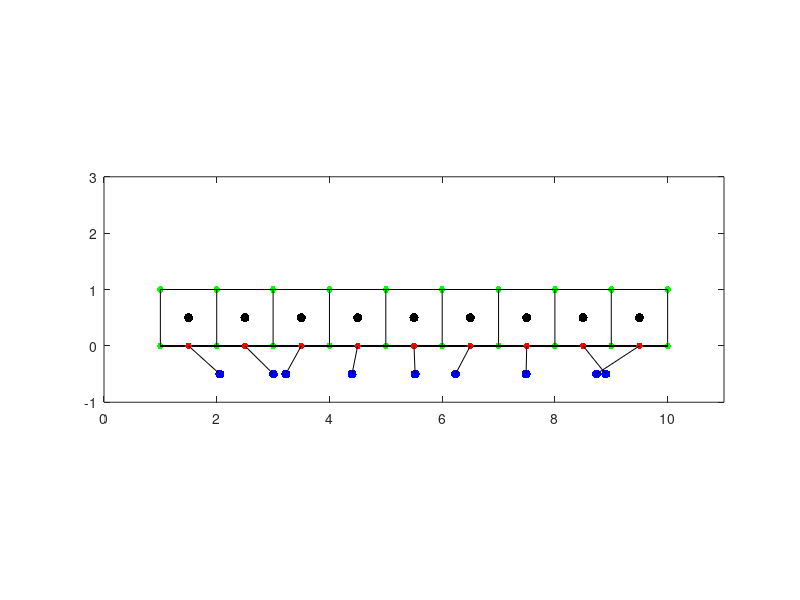

This figure's MATLAB source: (Note: this script raises an error after producing the figure.)
%% plot squares
attachment=[];
v=[1:10]
center=[1.5:9.5]
figure(1)
attachment=center+randn(1,length(center))*0.5;
%lower
plot(v, zeros(length(v)), 'g.', 'MarkerSize',15)
hold on
plot(v, zeros(length(v)), 'k-')
%upper
plot(v, ones(length(v)), 'g.', 'MarkerSize',15)
hold on
plot(v, ones(length(v)), 'k-')
%center
plot(center, zeros(length(center)), 'r.', 'MarkerSize',15)
plot(center, 0.5*ones(length(center)), 'k.', 'MarkerSize',20)
%attachment
plot(attachment, -0.5*ones(length(center)), 'b.', 'MarkerSize',20)
%sides
for ii=1:length(v)
    plot([v(ii), v(ii)], [0, 1],'k-')
    
end
%attachement connection
for ii=1:length(center)
    plot([center(ii), attachment(ii)], [0, -0.5],'k-')
    
end
xlim([0, 11])
ylim([-1,3])
axis equal
%% real data
[points,cells] = PlasticGrowthH_newHamiltonian;
%
% paramets when to begin plot, how many points in time to plot and what
% size the centre of colony is
    Init        = 2; %begin
    NTimes      = length(points);%how many
    WindowSize  = 50;
    lmax        = 1;
    StepSize    = 2; % Step between time points. 1 is minimum.
    cmp = jet(NTimes);
    close all;
    m = zeros(1,NTimes); % mean of cell sizes
    s = zeros(1,NTimes); % std of cell sizes
for t = Init : StepSize: NTimes
    v=points(t).q;
    attachment=points(t).R;
    center=zeros(1,length(attachment));
    center(1:end)=(v(1:end-1)+v(2:end))/2;
    ID=points(t).ID; %ID=1 -> ecad, ID=2 -> ncad
  gcf= figure(1)
%lower
plot(v, zeros(length(v)), 'g.', 'MarkerSize',15)
hold on
plot(v, zeros(length(v)), 'k-')
%upper
plot(v, ones(length(v)), 'g.', 'MarkerSize',15)
hold on
plot(v, ones(length(v)), 'k-')
%center
plot(center, zeros(length(center)), 'k.', 'MarkerSize',15)
plot(center(ID==1), 0.5*ones(length(center(ID==1))), 'c.', 'MarkerSize',20)
plot(center(ID==2), 0.5*ones(length(center(ID==2))), 'r.', 'MarkerSize',20)

%attachment
plot(attachment, -0.5*ones(length(center)), 'b.', 'MarkerSize',20)
%sides
for ii=1:length(v)
    plot([v(ii), v(ii)], [0, 1],'k-')
    
end
%attachement connection
for ii=1:length(center)
    plot([center(ii), attachment(ii)], [0, -0.5],'k-')
    
end

xlim([min(points(NTimes).q)-1, max(points(NTimes).q)+1])
ylim([-1,1.5])


name=sprintf('Timepoint_%d.png',t)
saveas(gcf,name)
clf(gcf)
end


%% real data changed 2d
n=0;
    for mu=[1 2 5 10 15]
        for m=[1 2 5 10 15]
 %m=2
           %mu=5
         n=n+1;
         length_i=0.75;
    close all
    %clearvars -except K_n alpha n Volume mu m
    
% L_0_b(1)=1; %natural length of basal side epidermis glass
% L_0_b(2)=length_i; %natural length of basal side epidermis interface
% L_0_b(3)=1; %natural length of basal side neuronal interface
% L_0_b(4)=1; %natural length of basal side neuronal glass
L_0_b=[1 length_i 1 1];
K=[1 1 1]*1;
gamma=0.01;
g=5;
%m=2000;
alpha=1;
name=sprintf('m%d_b%d_k%d_mu%d_Lg%d_Li3_4',m,g,K(1),mu,L_0_b(1));
[points,cells,struct_g,cells_on_i,interface_length] = PlasticGrowthH2D_line_jump(K,gamma,g,m,alpha,mu,L_0_b);

%
% paramets when to begin plot, how many points in time to plot and what
% size the centre of colony is
    Init        = 1; %begin
    NTimes      = length(points);%how many
    WindowSize  = 50;
    lmax        = 1;
    StepSize    = 2; % Step between time points. 1 is minimum.
    cmp = jet(NTimes);
    close all;
    %m = zeros(1,NTimes); % mean of cell sizes
    s = zeros(1,NTimes); % std of cell sizes
    n=0;
    clear F;
    H=[];
for t = Init : StepSize: NTimes
    n=n+1;
    v_a=points(t).q_a;
    v_b=points(t).q_b;
    H(n)=points(t).H;
    radius=points(t).radius;
    x0r=points(t).x_0_r;
    x0l=points(t).x_0_l;
    %rmsA(n)=points(t).rmsA;
    attachment=points(t).R;
    center=zeros(1,length(attachment));
    center(1,1:end)=(v_a(1,1:end-1)+v_a(1,2:end)+v_b(1,1:end-1)+v_b(1,2:end))/4;
    center(2,1:end)=(v_a(2,1:end-1)+v_a(2,2:end)+v_b(2,1:end-1)+v_b(2,2:end))/4;
    
    center_b=zeros(1,length(attachment));
    center_b(1:end)=(v_b(1,1:end-1)+v_b(1,2:end))/2;
    ID=points(t).ID; %ID=1 -> ecad, ID=2 -> ncad
  gcf= figure(1)
%lower
plot(v_b(1,:), v_b(2,:), 'g.', 'MarkerSize',15)
hold on
plot(v_b(1,:), v_b(2,:), 'k-')
%upper
plot(v_a(1,:), v_a(2,:), 'g.', 'MarkerSize',15)
hold on
plot(v_a(1,:), v_a(2,:), 'k-')
%center
%plot(center_b, zeros(length(center)), 'k.', 'MarkerSize',15)
plot(center(1,ID==1), center(2,ID==1), 'c.', 'MarkerSize',20)
plot(center(1,ID==2), center(2,ID==2), 'r.', 'MarkerSize',20)

%attachment
%plot(attachment, -0.1*ones(length(center)), 'b.', 'MarkerSize',20)
%sides
for ii=1:length(v_a)
    plot([v_b(1,ii), v_a(1,ii)], [v_b(2,ii), v_a(2,ii)],'k-')
    
end
%attachement connection
for ii=1:length(center)
    %plot([center_b(ii), attachment(ii)], [0, -0.1],'k-')
    
end
%circle
circle(x0r,0,radius)   
 
circle2(x0l,0,radius) 
xlim([9, 51])
ylim([-0.2,10])
hold off
F(n)=getframe(gcf);
drawnow
% name=sprintf('Timepoint_%d.png',t)
% saveas(gcf,name)
% clf(gcf)
end

writerObj=VideoWriter(strcat(name,'.avi'));
writerObj.FrameRate=7;

%Volume(n)=max(max(points(401).dArea));

open(writerObj);
for i=1:length(F)
    writeVideo(writerObj,F(i))
end
close(writerObj);

figure(200)
plot(1:length(H),H,'k.')
Mega_matrix.(name).Cells_on_interface=cells_on_i;
Mega_matrix.(name).Variation_cell_area=points(401).dArea;
Mega_matrix.(name).Energy_over_time=H;
Mega_matrix.(name).Length_of_interface=interface_length;
      end
  end

%figure(400)
%plot(1:length(rmsA),rmsA,'k.')
%%
figure(500)
n=0;
y=1.0;
     for mu=[1 2 5 10 15]
        for m=[1 2 5 10 15]
 length_i=1;        
         % L_0_b(1)=1; %natural length of basal side epidermis glass
% L_0_b(2)=length_i; %natural length of basal side epidermis interface
% L_0_b(3)=1; %natural length of basal side neuronal interface
% L_0_b(4)=1; %natural length of basal side neuronal glass
L_0_b=[1 length_i 1 1];
K=[1 1 1]*1;
gamma=0.01;
g=5;
        
       

        name=sprintf('m%d_b%d_k%d_mu%d_Lg%d_Li3_4.avi',m,g,K(1),mu,L_0_b(1));
        n=n+1;
        h=subplot(5,5,n);
       %set(h,'XTick',[],'YTick',[],'TickLength',[0,0], 'Position', [x y .1 .15]);
        
        obj = VideoReader(name);
        video = obj.read();
        
        imshow(video(:,:,:,200))
        title(sprintf('Miosin=%d jump=%d',m,mu))
        hold on
     end
     end
         
saveas(figure(500),'table.tif')
%% phase space
color=[0 0 0; 0 1 0; 0 1 0; 1 0 0; 1 0 0; 0 0 0;0 1 0;0 1 0;1 0 0;1 0 0; 0 0 0; 0 1 0; 0 1 0; 0 1 0; 1 0 0; 0 0 0; 0 1 0; 1 0 0; 1 0 0; 1 0 0; 0 0 0; 0 1 0; 1 0 0; 1 0 0; 1 0 0]
color = [ color; 0 1 0; 0 1 0; 0 1 0; 1 0 0; 1 0 0; 0 1 0; 0 1 0; 0 1 0; 1 0 0; 1 0 0; 0 1 0; 0 1 0; 0 1 0; 0 1 0; 0 1 0; 0 1 0; 0 1 0; 0 1 0; 0 1 0; 1 0 0; 1 0 0; 1 0 0; 1 0 0; 1 0 0; 1 0 0]
color=[ color; 0 1 0; 0 1 0; 0 1 0; 1 0 0; 1 0 0; 0 1 0; 0 1 0; 0 1 0; 1 0 0; 1 0 0;0 1 0; 0 1 0; 0 1 0; 0 1 0; 1 0 0; 0 1 0; 0 1 0; 1 0 0; 1 0 0; 1 0 0; 0 1 0; 0 1 0; 1 0 0; 1 0 0; 1 0 0]
n=0
for ll_i=[1 0.5 0.75]
for mu=[1 2 5 10 15]
        for m=[1 2 5 10 15]
       n=n+1     
figure(22)
plot3(m,mu,ll_i,'.','MarkerFaceColor',color(n,:),'MarkerEdgeColor',color(n,:))
hold on
end
end
end

%% real data changed 
[points,cells] = PlasticGrowthH_newHamiltonian;
%
% paramets when to begin plot, how many points in time to plot and what
% size the centre of colony is
    Init        = 1; %begin
    NTimes      = length(points);%how many
    WindowSize  = 50;
    lmax        = 1;
    StepSize    = 2; % Step between time points. 1 is minimum.
    cmp = jet(NTimes);
    close all;
    m = zeros(1,NTimes); % mean of cell sizes
    s = zeros(1,NTimes); % std of cell sizes
for t = Init : StepSize: NTimes
    v_a=points(t).q_a;
    v_b=points(t).q_b;
    attachment=points(t).R;
    center=zeros(1,length(attachment));
    center(1:end)=(v_a(1:end-1)+v_a(2:end)+v_b(1:end-1)+v_b(2:end))/4;
    
    center_b=zeros(1,length(attachment));
    center_b(1:end)=(v_b(1:end-1)+v_b(2:end))/2;
    ID=points(t).ID; %ID=1 -> ecad, ID=2 -> ncad
  gcf= figure(1)
%lower
plot(v_b(:), zeros(length(v_b)), 'g.', 'MarkerSize',15)
hold on
plot(v_b(:), zeros(length(v_b)), 'k-')
%upper
plot(v_a(:), ones(length(v_a)), 'g.', 'MarkerSize',15)
hold on
plot(v_a(:), ones(length(v_a)), 'k-')
%center
%plot(center_b, zeros(length(center)), 'k.', 'MarkerSize',15)
plot(center(ID==1), 0.5*ones(length(center(ID==1))), 'c.', 'MarkerSize',20)
plot(center(ID==2), 0.5*ones(length(center(ID==2))), 'r.', 'MarkerSize',20)

%attachment
plot(attachment, -0.1*ones(length(center)), 'b.', 'MarkerSize',20)
%sides
for ii=1:length(v_a)
    plot([v_b(ii), v_a(ii)], [0, 1],'k-')
    
end
%attachement connection
for ii=1:length(center)
    plot([center_b(ii), attachment(ii)], [0, -0.1],'k-')
    
end

%xlim([min(points(NTimes).q_b(1,:))-2, max(points(NTimes).q_b(1,:))+2])
%ylim([-0.2,1.7])


name=sprintf('Timepoint_%d.png',t)
saveas(gcf,name)
clf(gcf)
end
%%
kappa=0.5;
r=1:100
    N = length(r);

    % inner part
    i = 2:N-1;
    j = 2:N-1;
    s = ones(1,N-2)*( 2 + kappa/2); 
    
    i = [i (2:N-1)-1];
    j = [j (2:N-1)];
    s = [s ones(1,N-2)*(-1 + kappa/4)];

    i = [i (2:N-1)+1];
    j = [j (2:N-1)];
    s = [s ones(1,N-2)*(-1 + kappa/4)];
    
    % boundary
    i = [i 1];
    j = [j 1];
    s = [s  1 + kappa/4];

    i = [i 2];
    j = [j 1];
    s = [s -1 + kappa/4];

    i = [i N];
    j = [j N];
    s = [s  1 + kappa/4];

    i = [i N-1];
    j = [j N];
    s = [s -1 + kappa/4];    
    dhs = sparse(i,j,s,N,N);    
   %%
   dhl = zeros(length(ll)+1,1);    
    dhl(1:end-1) = kappa*0.5*rr;
    dhl(2:end)   = dhl(2:end) + kappa*0.5*rr;
    dhl(1:end-1) = dhl(1:end-1) - ll;
    dhl(2:end)   = dhl(2:end)   + ll;
    
    %external forces
    dhl(1)   = dhl(1)   - fext;
    dhl(end) = dhl(end) + fext;
    
function h = circle(x,y,r)
hold on
th = 0:pi/50:pi/2;
xunit = r * cos(th) + x;
yunit = r * sin(th) + y;
h = plot(xunit, yunit);
hold on
end
function h = circle2(x,y,r)
hold on
th = pi/2:pi/50:pi;
xunit = r * cos(th) + x;
yunit = r * sin(th) + y;
h = plot(xunit, yunit);
hold on
end
